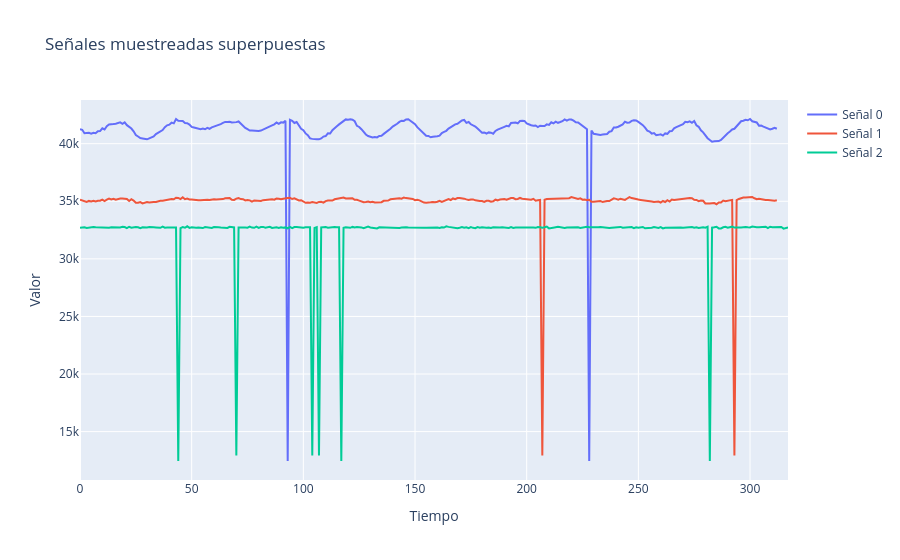

Source (notebook cell):
### Code cell
fig = go.Figure()


# Agregamos cada señal como un trazo
fig.add_trace(go.Scatter(y=new_arr0, mode='lines', name='Señal 0'))
fig.add_trace(go.Scatter(y=new_arr1, mode='lines', name='Señal 1'))
fig.add_trace(go.Scatter(y=new_arr2, mode='lines', name='Señal 2'))
fig.add_trace(go.Scatter(y=new_arr3, mode='lines', name='Señal 3'))
fig.add_trace(go.Scatter(y=new_arr4, mode='lines', name='Señal 4'))

# Opciones de layout
fig.update_layout(
    title='Señales muestreadas superpuestas',
    xaxis_title='Tiempo',
    yaxis_title='Valor',
    hovermode='x unified'
)

fig.show()

### Figure 1 — Plotly figure (JSON) as saved in the notebook; plotly's stock layout.template omitted (floating-point values rounded to 4 significant figures; data arrays with more than 128 entries replaced by an {"elided": "..."} marker saying what was removed)
{"data": [{"mode": "lines", "name": "Señal 0", "type": "scatter", "y": {"elided": "313 int values"}}, {"mode": "lines", "name": "Señal 1", "type": "scatter", "y": {"elided": "313 int values"}}, {"mode": "lines", "name": "Señal 2", "type": "scatter", "y": {"elided": "318 int values"}}], "layout": {"hovermode": "x unified", "title": {"text": "Señales muestreadas superpuestas"}, "xaxis": {"title": {"text": "Tiempo"}}, "yaxis": {"title": {"text": "Valor"}}}}
